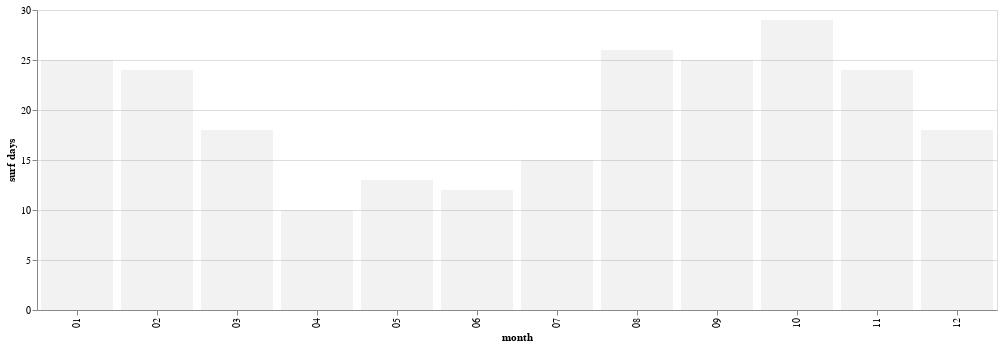

The code cell stored with this chart in its notebook:
### Code cell
# hide_input 
import altair as alt
monthly = df.groupby(["month", "wetsuit"])["report_date"].count()
monthly = monthly.reset_index()
monthly["month"] = monthly["month"].astype("str")
monthly["month"] = monthly.month.str.zfill(2)
base = (
    alt.Chart(monthly)
    .mark_bar()
    .encode(
        x=alt.X(
            "month:N",
            sort=alt.SortField(field="month", order="ascending"),
            axis=alt.Axis(title="month"),
        ),
        y=alt.Y("sum(report_date)", axis=alt.Axis(title="surf days")),
    )
    .properties(width=alt.Step(80))  # controls width of bar.
    .configure_mark(opacity=0.1, color="grey")
)
base

### Figure 1 — Vega-Lite specification as saved in the notebook (floating-point values rounded to 4 significant figures)
{"config": {"view": {"continuousWidth": 400, "continuousHeight": 300}, "mark": {"color": "grey", "opacity": 0.1}}, "data": {"name": "data-58e6156b8af825c3f24affff8f583262"}, "mark": "bar", "encoding": {"x": {"type": "nominal", "axis": {"title": "month"}, "field": "month", "sort": {"field": "month", "order": "ascending"}}, "y": {"type": "quantitative", "aggregate": "sum", "axis": {"title": "surf days"}, "field": "report_date"}}, "width": {"step": 80}, "$schema": "https://vega.github.io/schema/vega-lite/v4.8.1.json", "datasets": {"data-58e6156b8af825c3f24affff8f583262": [{"month": "01", "wetsuit": "5", "report_date": 6}, {"month": "01", "wetsuit": "6", "report_date": 19}, {"month": "02", "wetsuit": "5", "report_date": 7}, {"month": "02", "wetsuit": "6", "report_date": 17}, {"month": "03", "wetsuit": "5", "report_date": 15}, {"month": "03", "wetsuit": "6", "report_date": 3}, {"month": "04", "wetsuit": "4", "report_date": 1}, {"month": "04", "wetsuit": "5", "report_date": 9}, {"month": "05", "wetsuit": "3", "report_date": 5}, {"month": "05", "wetsuit": "4", "report_date": 6}, {"month": "05", "wetsuit": "5", "report_date": 2}, {"month": "06", "wetsuit": "3", "report_date": 5}, {"month": "06", "wetsuit": "4", "report_date": 7}, {"month": "07", "wetsuit": "3", "report_date": 13}, {"month": "07", "wetsuit": "4", "report_date": 2}, {"month": "08", "wetsuit": "3", "report_date": 25}, {"month": "08", "wetsuit": "4", "report_date": 1}, {"month": "09", "wetsuit": "3", "report_date": 21}, {"month": "09", "wetsuit": "4", "report_date": 4}, {"month": "10", "wetsuit": "3", "report_date": 7}, {"month": "10", "wetsuit": "4", "report_date": 17}, {"month": "10", "wetsuit": "5", "report_date": 5}, {"month": "11", "wetsuit": "3", "report_date": 1}, {"month": "11", "wetsuit": "4", "report_date": 2}, {"month": "11", "wetsuit": "5", "report_date": 21}, {"month": "12", "wetsuit": "5", "report_date": 14}, {"month": "12", "wetsuit": "6", "report_date": 4}]}}
